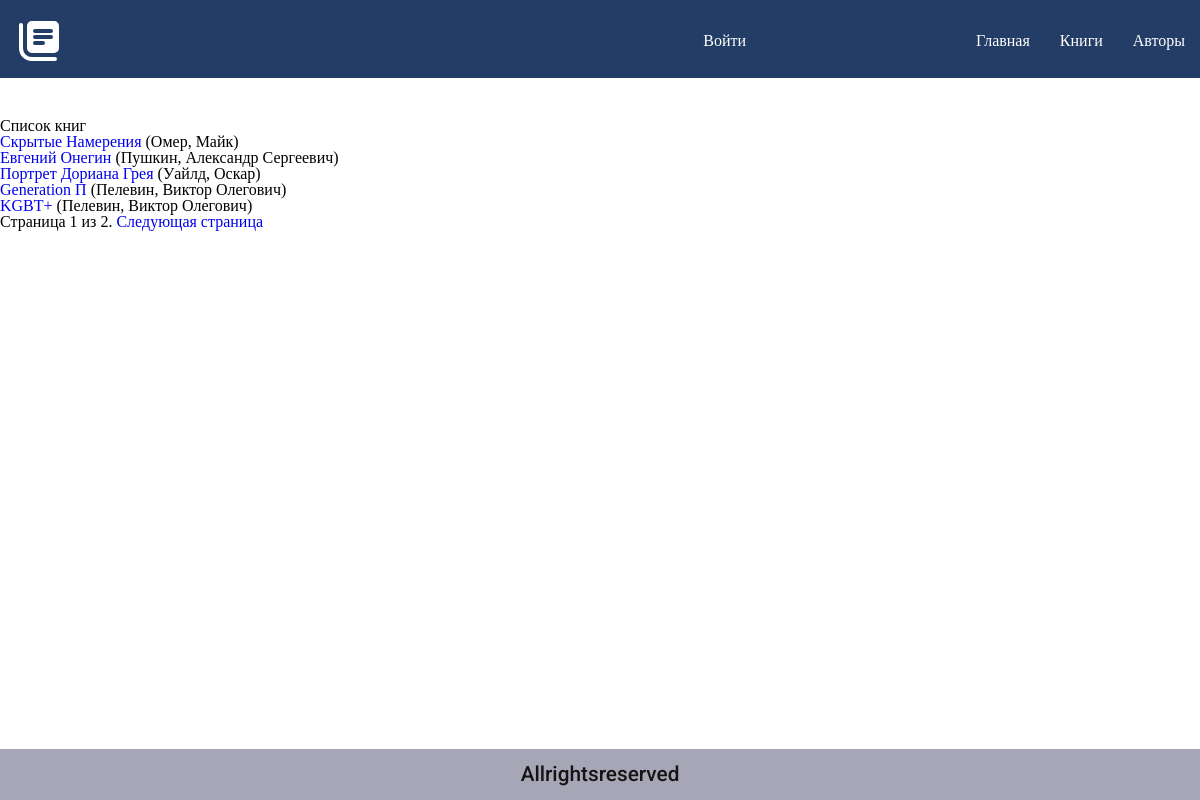
/catalog/books/, run on the app's committed database.
### catalog/models.py (models this page shows, shortened)
class Book(models.Model):
    title = models.CharField(max_length=100)
    author = models.ForeignKey('Author', on_delete=models.SET_NULL, null=True)
    description = models.TextField(max_length=1500, help_text="Enter a brief description of the book")
    genre = models.ManyToManyField("Genre", help_text="Select a genre for this book")
    language = models.ForeignKey('Language', on_delete=models.SET_NULL, null=True)
    def display_genre(self):
            return ', '.join([ genre.title for genre in self.genre.all()[:3] ])
    display_genre.short_description = 'Genre'
    def get_absolute_url(self):
        return reverse('book-detail', args=[str(self.id)])

class Author(models.Model):
    first_name = models.CharField(max_length=100)
    last_name = models.CharField(max_length=100)
    date_of_birth = models.DateField(null=True, blank=True)
    date_of_death = models.DateField('Died', null=True, blank=True)
    biography = models.TextField(max_length=1800, help_text="Enter an author's biography")
    def __str__(self):
        return '{0}, {1}'.format(self.last_name, self.first_name)

### catalog/views.py (the view)
class BookListView(generic.ListView):
    model = Book
    paginate_by = 5

### catalog/templates/catalog/book_list.html
{% extends "base.html" %}
{% block content %}
    <h1>Список книг</h1>
    {% if book_list %}
    <ul>
      {% for book in book_list %}
      <li>
        <a href="{{ book.get_absolute_url }}">{{ book.title }}</a> ({{book.author}})
      </li>
      {% endfor %}
    </ul>
    {% else %}
      <p>В библиотеке нет книг :(</p>
    {% endif %}
{% endblock %}

### catalog/static/css/scss/style.css (style rules this page uses)
body { display: flex; flex-direction: column; min-height: 100vh; }
a { text-decoration: none; }

### data on the page
Book: title "Скрытые Намерения", author "Омер, Майк"
Book: title "Евгений Онегин", author "Пушкин, Александр Сергеевич"
Book: title "Портрет Дориана Грея", author "Уайлд, Оскар"
Book: title "Generation П", author "Пелевин, Виктор Олегович"
Book: title "KGBT+", author "Пелевин, Виктор Олегович"

### other printed values
{{ page_obj.number }} "1"
{{ page_obj.paginator.num_pages }} "2"
